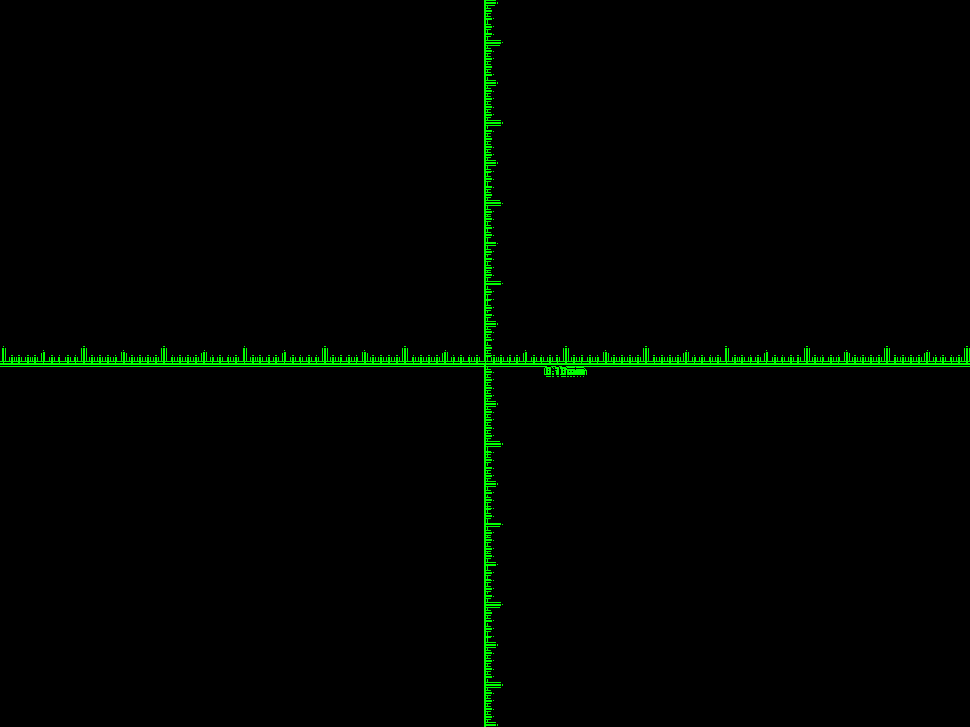
#> input picture ruler.png, 970 x 727 px, shrunk from 1280 x 960 before the run
$ python ruler_calib.py
#> lines starting #> are read from the running program, lines starting #| are printed output that depends on the picture
import cv2
import numpy as np

ruler = cv2.imread("ruler.png", cv2.IMREAD_UNCHANGED)
#> ruler is the input picture: shape (727, 970, 4); mean B, G, R, A 0, 4, 0, 1.1

if ruler is None:
    raise FileNotFoundError("Could not find ruler.png")

# Handle transparency by blending RGBA onto white background
if ruler.shape[2] == 4:
    alpha = ruler[:, :, 3] / 255.0
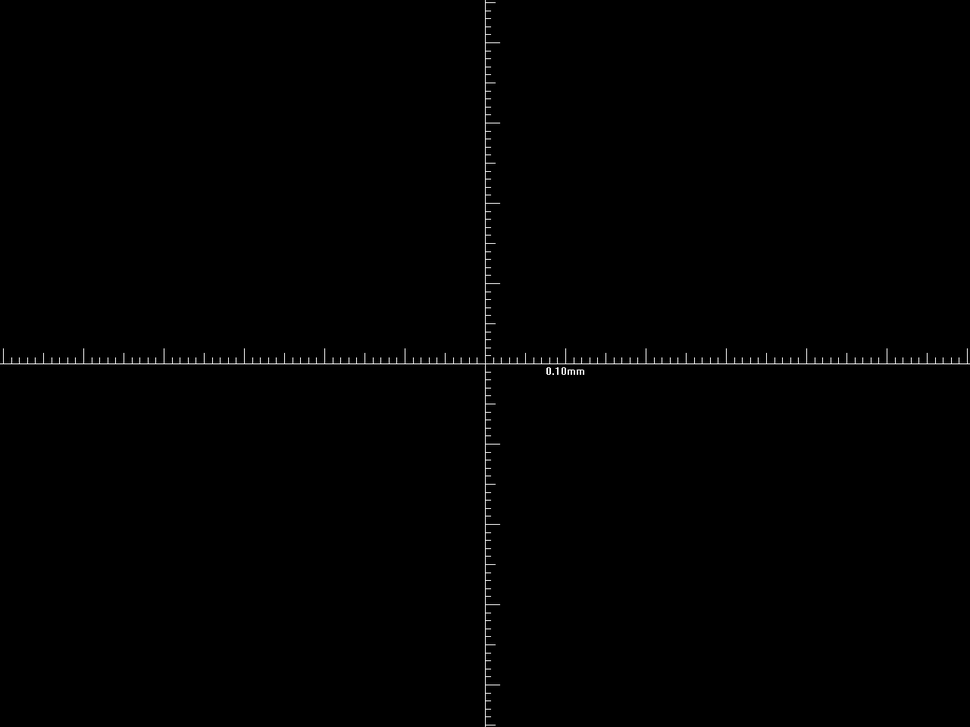
#> alpha: shape (727, 970) float64; min 0, max 1, mean 0.00418
    bgr = ruler[:, :, :3]
    white_bg = np.ones_like(bgr, dtype=np.uint8) * 255
    ruler_display = (
        bgr * alpha[:, :, np.newaxis] + white_bg * (1 - alpha[:, :, np.newaxis])
    ).astype(np.uint8)
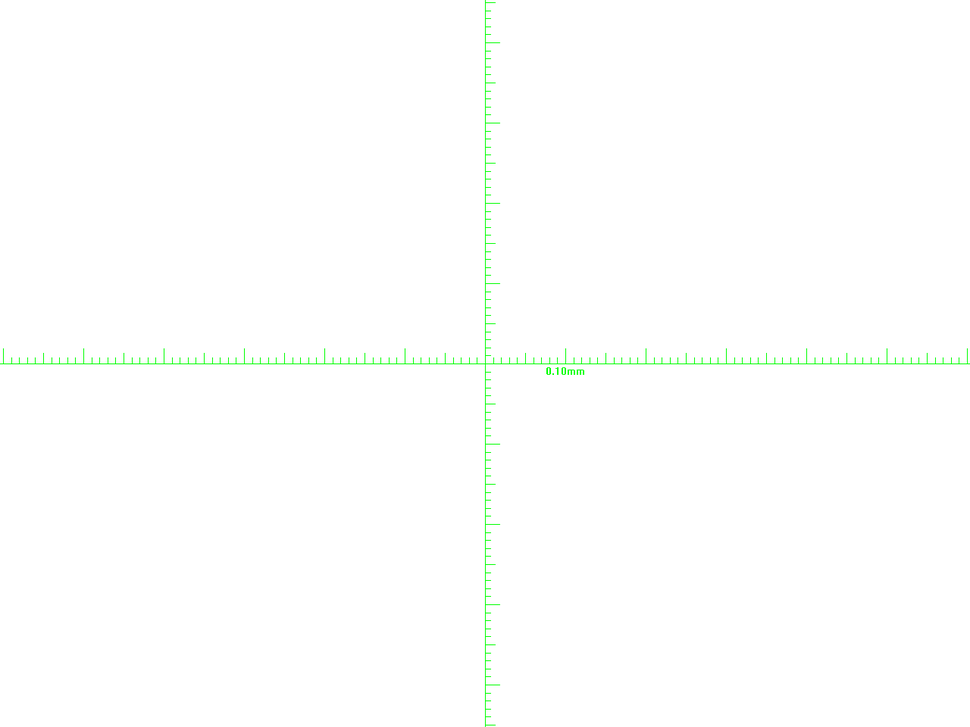
#> ruler_display: shape (727, 970, 3); mean B, G, R 253.9, 255, 253.9
else:
    ruler_display = ruler.copy()

# Known distance between two major ticks on your HIView ruler
KNOWN_DISTANCE_UM = 100.0  # 0.10 mm = 100 um

# Draw ROI across two major tick marks (0.10mm)
#> (the run stopped early here; a loop or call above may not have finished)
